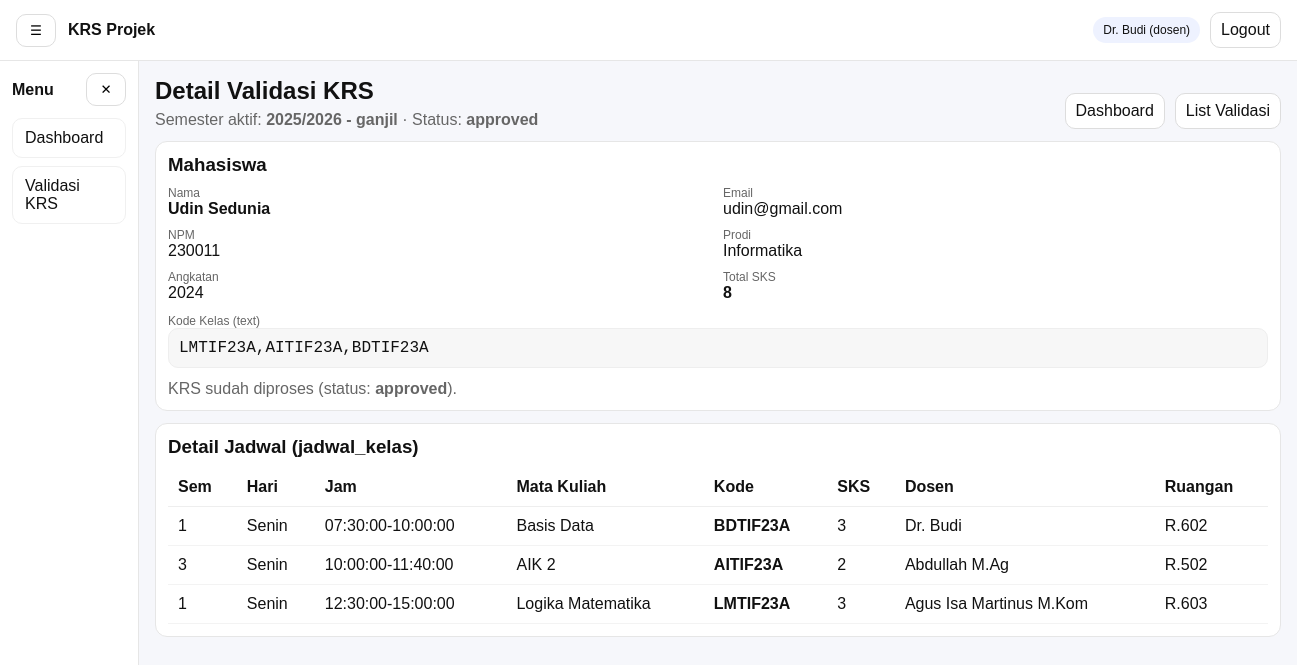
The app's page /dosen/validasi/detail.php?id=1 (signed in) with its own data.
### tables this page shows
CREATE TABLE `semester` (
  `id` int(11) NOT NULL,
  `nama` varchar(50) NOT NULL,
  `periode` enum('ganjil','genap') NOT NULL DEFAULT 'ganjil',
  `is_active` tinyint(1) NOT NULL DEFAULT 0,
  `created_at` timestamp NOT NULL DEFAULT current_timestamp(),
  `opened_at` datetime DEFAULT NULL,
  `closed_at` datetime DEFAULT NULL
);

CREATE TABLE `krs_draft` (
  `id` int(11) NOT NULL,
  `user_id` int(11) NOT NULL,
  `semester_id` int(11) NOT NULL,
  `semester_ke` tinyint(3) UNSIGNED NOT NULL,
  `kode_kelas_text` text NOT NULL,
  `total_sks` int(11) NOT NULL DEFAULT 0,
  `status` enum('draft','submitted','approved','rejected') NOT NULL DEFAULT 'draft',
  `dosen_wali_id` int(11) DEFAULT NULL,
  `submitted_at` timestamp NULL DEFAULT NULL,
  `created_at` timestamp NOT NULL DEFAULT current_timestamp(),
  `updated_at` timestamp NULL DEFAULT NULL ON UPDATE current_timestamp()
);

CREATE TABLE `users` (
  `id` int(11) NOT NULL,
  `name` varchar(120) NOT NULL,
  `email` varchar(120) NOT NULL,
  `role` enum('admin','mahasiswa','dosen') NOT NULL,
  `password_hash` varchar(255) NOT NULL,
  `created_at` timestamp NOT NULL DEFAULT current_timestamp()
);

CREATE TABLE `mahasiswa` (
  `id` int(11) NOT NULL,
  `user_id` int(11) NOT NULL,
  `npm` varchar(30) NOT NULL,
  `prodi` varchar(120) NOT NULL,
  `semester_aktif` tinyint(3) UNSIGNED NOT NULL DEFAULT 1,
  `angkatan` year(4) NOT NULL,
  `dosen_wali_id` int(11) DEFAULT NULL,
  `no_hp` varchar(30) DEFAULT NULL,
  `alamat` text DEFAULT NULL,
  `created_at` timestamp NOT NULL DEFAULT current_timestamp(),
  `updated_at` timestamp NULL DEFAULT NULL ON UPDATE current_timestamp()
);

CREATE TABLE `jadwal_kelas` (
  `id` int(11) NOT NULL,
  `semester_id` int(11) NOT NULL,
  `semester_ke` tinyint(3) UNSIGNED NOT NULL,
  `kode_kelas` varchar(30) NOT NULL,
  `mata_kuliah` varchar(150) NOT NULL,
  `sks` tinyint(3) UNSIGNED NOT NULL DEFAULT 2,
  `dosen` varchar(120) DEFAULT NULL,
  `hari` varchar(20) NOT NULL,
  `jam_mulai` time NOT NULL,
  `jam_selesai` time NOT NULL,
  `ruangan` varchar(50) DEFAULT NULL,
  `kuota` int(11) NOT NULL DEFAULT 30,
  `created_at` timestamp NOT NULL DEFAULT current_timestamp()
);

### includes/functions.php (called while the page is built, shortened)
<?php
function e(?string $str): string {
  return htmlspecialchars((string)$str, ENT_QUOTES, 'UTF-8');
}
function url(string $path = ''): string {
  $path = ltrim($path, '/');
  return APP_URL . ($path ? '/' . $path : '');
}
function get_active_semester(PDO $pdo): ?array {
  $st = $pdo->query("SELECT id, nama, periode FROM semester WHERE is_active=1 LIMIT 1");
  $row = $st->fetch();
  return $row ?: null;
}

### dosen/validasi/detail.php (the view, shortened to what this page needs)
<?php
require_once __DIR__ . '/../../includes/db.php';
require_once __DIR__ . '/../../includes/functions.php';
$pdo = db();
$pdo->setAttribute(PDO::ATTR_DEFAULT_FETCH_MODE, PDO::FETCH_ASSOC);
$u = auth_user();
$userId = (int)($u['id'] ?? 0);
function parse_codes(string $csv): array {
  $parts = array_map('trim', explode(',', $csv));
  $parts = array_filter($parts, fn($v) => $v !== '');
  return array_values(array_unique($parts));
}
$id = (int)($_GET['id'] ?? $_POST['id'] ?? 0);
$st = $pdo->prepare("SELECT id FROM dosen WHERE user_id=? LIMIT 1");
$st->execute([$userId]);
$dosen = $st->fetch();
$dosenId = (int)$dosen['id'];
$active = get_active_semester($pdo);
$semesterId = (int)$active['id'];
$st = $pdo->prepare("
  SELECT
    kd.*,
    u.name AS nama_mhs,
    u.email AS email_mhs,
    m.npm, m.prodi, m.angkatan
  FROM krs_draft kd
  JOIN users u ON u.id = kd.user_id
  LEFT JOIN mahasiswa m ON m.user_id = kd.user_id
  WHERE kd.id = ?
    AND kd.semester_id = ?
    AND kd.dosen_wali_id = ?
  LIMIT 1
");
$st->execute([$id, $semesterId, $dosenId]);
$draft = $st->fetch();
$status = strtolower((string)$draft['status']);
$csv = (string)($draft['kode_kelas_text'] ?? '');
$codes = parse_codes($csv);
$rows = [];
if ($codes) {
  $ph = implode(',', array_fill(0, count($codes), '?'));
  $params = array_merge([$semesterId], $codes);
  $st = $pdo->prepare("
    SELECT semester_ke, mata_kuliah, kode_kelas, sks, dosen, hari, jam_mulai, jam_selesai, ruangan
    FROM jadwal_kelas
    WHERE semester_id=? AND kode_kelas IN ($ph)
    ORDER BY FIELD(hari,'Senin','Selasa','Rabu','Kamis','Jumat','Sabtu'), jam_mulai, mata_kuliah
  ");
  $st->execute($params);
  $rows = $st->fetchAll();
}
?>
<?php include __DIR__ . '/../../partials/header.php'; ?>
<?php include __DIR__ . '/../../partials/navbar.php'; ?>
<div class="layout">
  <?php include __DIR__ . '/../../partials/sidebar.php'; ?>
  <main class="content">
    <div style="display:flex;justify-content:space-between;gap:10px;flex-wrap:wrap;align-items:end;">
      <div>
        <h2 style="margin:0;">Detail Validasi KRS</h2>
        <div style="color:#666;margin-top:6px;">
          Semester aktif: <b><?= e($active['nama'].' - '.$active['periode']) ?></b>
          · Status: <b><?= e($status) ?></b>
        </div>
      </div>
      <div style="display:flex;gap:10px;flex-wrap:wrap;">
        <a class="btn" href="<?= e(url('dosen/index.php')) ?>">Dashboard</a>
        <a class="btn" href="<?= e(url('dosen/validasi/index.php')) ?>">List Validasi</a>
      </div>
    </div>
    <section style="background:#fff;border:1px solid #e6e6e6;border-radius:12px;padding:12px;margin-top:12px;">
      <h3 style="margin:0 0 10px;">Mahasiswa</h3>
      <div style="display:grid;grid-template-columns:repeat(2,minmax(0,1fr));gap:10px;">
        <div><div style="font-size:12px;color:#666;">Nama</div><div><b><?= e((string)$draft['nama_mhs']) ?></b></div></div>
        <div><div style="font-size:12px;color:#666;">Email</div><div><?= e((string)$draft['email_mhs']) ?></div></div>
        <div><div style="font-size:12px;color:#666;">NPM</div><div><?= e((string)($draft['npm'] ?? '-')) ?></div></div>
        <div><div style="font-size:12px;color:#666;">Prodi</div><div><?= e((string)($draft['prodi'] ?? '-')) ?></div></div>
        <div><div style="font-size:12px;color:#666;">Angkatan</div><div><?= e((string)($draft['angkatan'] ?? '-')) ?></div></div>
        <div><div style="font-size:12px;color:#666;">Total SKS</div><div><b><?= (int)$draft['total_sks'] ?></b></div></div>
      </div>
      <div style="margin-top:12px;">
        <div style="font-size:12px;color:#666;">Kode Kelas (text)</div>
        <div style="font-family:ui-monospace,Consolas,monospace;background:#f7f7f7;border:1px solid #eee;padding:10px;border-radius:10px;">
          <?= e((string)($draft['kode_kelas_text'] ?? '-')) ?>
        </div>
      </div>
      <?php if ($status === 'submitted'): ?>
        <div style="display:flex;gap:10px;margin-top:12px;flex-wrap:wrap;">
          <form method="post" style="margin:0;">
            <input type="hidden" name="_csrf" value="<?= e(csrf_token()) ?>">
            <input type="hidden" name="id" value="<?= (int)$id ?>">
            <input type="hidden" name="action" value="approve">
            <button class="btn" type="submit" onclick="return confirm('Approve KRS ini?')">Approve</button>
          </form>
          <form method="post" style="margin:0;">
            <input type="hidden" name="_csrf" value="<?= e(csrf_token()) ?>">
            <input type="hidden" name="id" value="<?= (int)$id ?>">
            <input type="hidden" name="action" value="reject">
            <button class="btn" type="submit" onclick="return confirm('Reject KRS ini? Mahasiswa bisa revisi.')">Reject</button>
          </form>
        </div>
      <?php else: ?>
        <div style="margin-top:12px;color:#666;">KRS sudah diproses (status: <b><?= e($status) ?></b>).</div>
      <?php endif; ?>
    </section>
    <section style="background:#fff;border:1px solid #e6e6e6;border-radius:12px;padding:12px;margin-top:12px;">
      <h3 style="margin:0 0 10px;">Detail Jadwal (jadwal_kelas)</h3>
      <div style="overflow:auto;">
        <table style="width:100%;border-collapse:collapse;min-width:1100px;">
          <thead>
            <tr>
              <th style="text-align:left;border-bottom:1px solid #eee;padding:10px;">Sem</th>
              <th style="text-align:left;border-bottom:1px solid #eee;padding:10px;">Hari</th>
              <th style="text-align:left;border-bottom:1px solid #eee;padding:10px;">Jam</th>
              <th style="text-align:left;border-bottom:1px solid #eee;padding:10px;">Mata Kuliah</th>
              <th style="text-align:left;border-bottom:1px solid #eee;padding:10px;">Kode</th>
              <th style="text-align:left;border-bottom:1px solid #eee;padding:10px;">SKS</th>
              <th style="text-align:left;border-bottom:1px solid #eee;padding:10px;">Dosen</th>
              <th style="text-align:left;border-bottom:1px solid #eee;padding:10px;">Ruangan</th>
            </tr>
          </thead>
          <tbody>
            <?php if (!$rows): ?>
              <tr><td colspan="8" style="padding:12px;color:#666;">Tidak ada data jadwal.</td></tr>
            <?php else: ?>
              <?php foreach ($rows as $r): ?>
                <tr>
                  <td style="padding:10px;border-bottom:1px solid #f3f3f3;"><?= (int)$r['semester_ke'] ?></td>
                  <td style="padding:10px;border-bottom:1px solid #f3f3f3;"><?= e((string)$r['hari']) ?></td>
                  <td style="padding:10px;border-bottom:1px solid #f3f3f3;"><?= e((string)$r['jam_mulai']) ?>-<?= e((string)$r['jam_selesai']) ?></td>
                  <td style="padding:10px;border-bottom:1px solid #f3f3f3;"><?= e((string)$r['mata_kuliah']) ?></td>
                  <td style="padding:10px;border-bottom:1px solid #f3f3f3;"><b><?= e((string)$r['kode_kelas']) ?></b></td>
                  <td style="padding:10px;border-bottom:1px solid #f3f3f3;"><?= (int)$r['sks'] ?></td>
                  <td style="padding:10px;border-bottom:1px solid #f3f3f3;"><?= e((string)$r['dosen']) ?></td>
                  <td style="padding:10px;border-bottom:1px solid #f3f3f3;"><?= e((string)$r['ruangan']) ?></td>
                </tr>
              <?php endforeach; ?>
            <?php endif; ?>
          </tbody>
        </table>
      </div>
    </section>
  </main>
</div>
<?php include __DIR__ . '/../../partials/footer.php'; ?>

### assets/css/style.css (style rules this page uses)
* { box-sizing: border-box; }
body { margin: 0; font-family: Arial, sans-serif; background:#f6f7fb; color:#111; }
a { text-decoration: none; color: inherit; }
.btn, .btn-icon { border:1px solid #ddd; background:#fff; border-radius:10px; padding:8px 10px; cursor:pointer; }
.layout { display:flex; min-height: calc(100vh - 56px); }
.content { flex:1; padding: 16px; }

### records on screen
semester: nama+periode "2025/2026 - ganjil"
krs_draft: status "approved", user.name "Udin Sedunia", user.email "udin@gmail.com", mahasiswa.npm "230011", mahasiswa.prodi "Informatika", mahasiswa.angkatan "2024", total_sks "8", kode_kelas_text "LMTIF23A,AITIF23A,BDTIF23A"
jadwal_kelas: semester_ke "1", hari "Senin", jam_mulai "07:30:00", jam_selesai "10:00:00", mata_kuliah "Basis Data", kode_kelas "BDTIF23A", sks "3", dosen "Dr. Budi", ruangan "R.602"
jadwal_kelas: semester_ke "3", hari "Senin", jam_mulai "10:00:00", jam_selesai "11:40:00", mata_kuliah "AIK 2", kode_kelas "AITIF23A", sks "2", dosen "Abdullah M.Ag", ruangan "R.502"
jadwal_kelas: semester_ke "1", hari "Senin", jam_mulai "12:30:00", jam_selesai "15:00:00", mata_kuliah "Logika Matematika", kode_kelas "LMTIF23A", sks "3", dosen "Agus Isa Martinus M.Kom", ruangan "R.603"

### other values on screen
APP_NAME "KRS Projek"
$u['name'] "Dr. Budi"
$u['role'] "dosen"
$it['label'] "Dashboard"
$it['label'] "Validasi KRS"
